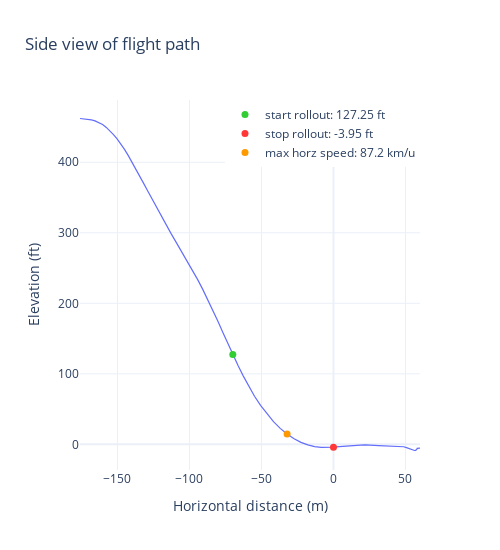

The notebook cell this image was saved under:
### Markdown cell above
**Side View Of Flight Path**

A profile view of the flight path: This perspective offers a clear observation of the landing's rollout, revealing the steepness and proximity to the gate during the approach. Additionally, it provides insight into the altitude at which the maneuver was initiated.

### Code cell
landing_viz.plt_side_view()

### Figure 1 — Plotly figure (JSON) as saved in the notebook; plotly's stock layout.template omitted (floating-point values rounded to 4 significant figures)
{"data": [{"hovertemplate": "Elevation: %{y:.2f} ft <extra></extra>", "line": {"color": "#636EFA", "width": 1.2}, "name": "Elevation", "showlegend": false, "type": "scatter", "x": [-176.0, -173.3, -170.7, -168.1, -165.6, -163.0, -160.3, -157.8, -155.3, -152.8, -150.3, -147.8, -145.2, -142.7, -140.1, -137.4, -134.7, -131.8, -128.9, -125.9, -122.8, -119.5, -116.2, -112.8, -109.2, -105.6, -101.9, -98.19, -94.5, -90.87, -87.29, -83.74, -80.26, -76.81, -73.4, -69.91, -66.28, -62.6, -58.81, -54.84, -50.65, -46.22, -41.66, -36.99, -32.2, -27.36, -22.57, -17.8, -13.1, -8.572, -4.206, 0, 4.012, 7.896, 11.62, 15.19, 18.64, 21.99, 25.26, 28.43, 31.44, 34.3, 37.06, 39.71, 42.22, 44.58, 46.76, 48.78, 50.7, 52.45, 54.05, 55.33, 56.29, 57.06, 57.55, 57.86, 58.07, 58.12, 58.39, 58.6, 58.74, 58.99, 59.19, 59.4, 59.59, 59.78, 59.92, 60.02, 60.09], "y": [462.1, 461.7, 461.2, 460.2, 458.7, 456.5, 453.5, 449.4, 444.6, 439.3, 433.1, 426.2, 418.6, 410.1, 400.9, 391.1, 380.8, 370.0, 358.8, 347.2, 335.3, 323.3, 311.1, 298.8, 286.4, 273.9, 261.1, 248.0, 234.3, 220.1, 205.3, 190.2, 174.5, 158.7, 143.0, 127.3, 111.9, 96.75, 82.12, 68.16, 55.3, 43.08, 32.17, 22.65, 14.57, 7.897, 2.831, -0.8366, -3.268, -4.36, -4.547, -3.95, -3.205, -2.454, -1.752, -1.358, -0.9875, -0.8497, -0.6955, -1.401, -1.749, -1.985, -2.06, -2.129, -2.251, -2.415, -2.808, -3.432, -4.6, -5.883, -7.713, -8.74, -8.711, -8.468, -7.933, -7.201, -6.591, -5.623, -5.587, -4.934, -4.715, -4.708, -4.685, -4.82, -4.856, -5.207, -5.509, -5.42, -5.341]}, {"marker": {"color": "#32CD32", "size": 7}, "mode": "markers", "name": "start rollout: 127.25 ft", "type": "scatter", "x": [-69.91], "y": [127.3]}, {"marker": {"color": "#FF3737", "size": 7}, "mode": "markers", "name": "stop rollout: -3.95 ft", "type": "scatter", "x": [0], "y": [-3.95]}, {"marker": {"color": "#FF9900", "size": 7}, "mode": "markers", "name": "max horz speed: 87.2 km/u", "type": "scatter", "x": [-32.2], "y": [14.57]}], "layout": {"height": 550, "hovermode": "x unified", "legend": {"x": 1, "xanchor": "right", "y": 1, "yanchor": "top"}, "title": {"text": "Side view of flight path"}, "width": 500, "xaxis": {"autorange": true, "range": [-176.0, 60.09], "title": {"text": "Horizontal distance (m)"}, "type": "linear"}, "yaxis": {"autorange": true, "range": [-36.39, 488.3], "title": {"text": "Elevation (ft)"}, "type": "linear"}}}
